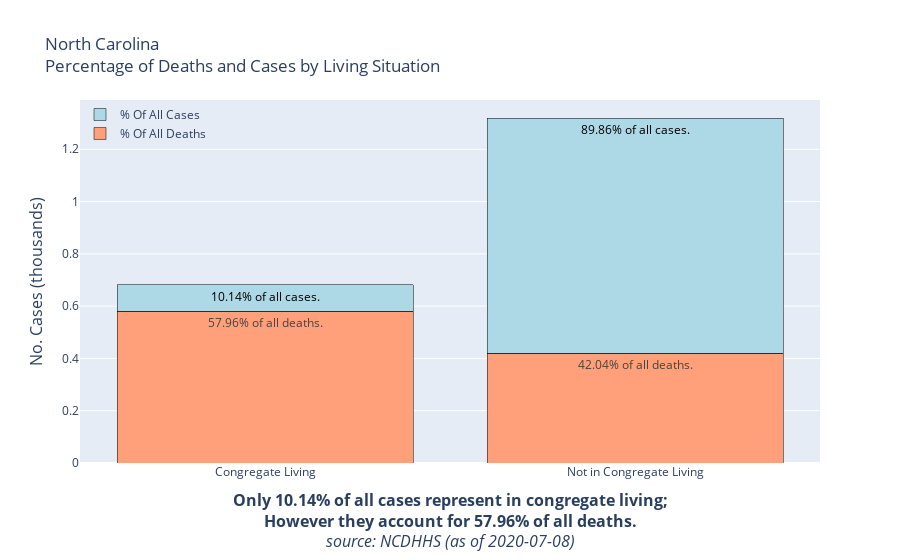

Notebook code cell kept with this figure:
### Code cell
import plotly.graph_objects as go
Total_Cases = '{:.2%}'.format(df_grouped.reset_index()['%TotalCases'][0])
Total_Deaths = '{:.2%}'.format(df_grouped.reset_index()['%TotalDeaths'][0])
Date = dt.date.today()
fig = go.Figure(data=[
    go.Bar(name = '% Of All Deaths', x=df_grouped.reset_index()['Congregate_Living'],
           y = df_grouped.reset_index()['%TotalDeaths'],
           text=['{:.2%}'.format(df_grouped.reset_index()['%TotalDeaths'][0])+' of all deaths.','{:.2%}'.format(df_grouped.reset_index()['%TotalDeaths'][1])+' of all deaths.'],
           marker_color='lightsalmon',
           textposition='inside',marker_line_color='black'),
    
    go.Bar(name = '% Of All Cases', x=df_grouped.reset_index()['Congregate_Living'],
           y = df_grouped.reset_index()['%TotalCases'],
           text=['{:.2%}'.format(df_grouped.reset_index()['%TotalCases'][0])+' of all cases.','{:.2%}'.format(df_grouped.reset_index()['%TotalCases'][1])+' of all cases.'],
           marker_color='lightblue',
           textposition='inside',marker_line_color='black', 
           textfont=dict(color="black"))
])
# Change the bar mode
fig.update_layout(barmode='stack', title = 'North Carolina<br>Percentage of Deaths and Cases by Living Situation',
    yaxis=dict(
        title='No. Cases (thousands)',
        titlefont_size=16,
        tickfont_size=12,
    ),
    xaxis=dict(
        title=f'<b>Only {Total_Cases} of all cases represent in congregate living;<br>However they account for {Total_Deaths} of all deaths.</b><br><i>source: NCDHHS (as of {Date})</i>',
        titlefont_size=16,
        tickfont_size=12,
    ),              
    legend=dict(
        x=0,
        y=1.0,
        bgcolor='rgba(255, 255, 255, 0)',
        bordercolor='rgba(255, 255, 255, 0)'
    ))

fig.show()
pio.write_html(fig, file='Deaths_Cases_Living_Situation.html', auto_open=False)

### Figure 1 — Plotly figure (JSON) as saved in the notebook; plotly's stock layout.template omitted (floating-point values rounded to 4 significant figures)
{"data": [{"marker": {"color": "lightsalmon", "line": {"color": "black"}}, "name": "% Of All Deaths", "text": ["57.96% of all deaths.", "42.04% of all deaths."], "textposition": "inside", "type": "bar", "x": ["Congregate Living", "Not in Congregate Living"], "y": [0.5796, 0.4204]}, {"marker": {"color": "lightblue", "line": {"color": "black"}}, "name": "% Of All Cases", "text": ["10.14% of all cases.", "89.86% of all cases."], "textfont": {"color": "black"}, "textposition": "inside", "type": "bar", "x": ["Congregate Living", "Not in Congregate Living"], "y": [0.1014, 0.8986]}], "layout": {"autosize": true, "barmode": "stack", "legend": {"bgcolor": "rgba(255, 255, 255, 0)", "bordercolor": "rgba(255, 255, 255, 0)", "x": 0, "y": 1}, "title": {"text": "North Carolina<br>Percentage of Deaths and Cases by Living Situation"}, "xaxis": {"autorange": true, "range": [-0.5, 1.5], "tickfont": {"size": 12}, "title": {"font": {"size": 16}, "text": "<b>Only 10.14% of all cases represent in congregate living;<br>However they account for 57.96% of all deaths.</b><br><i>source: NCDHHS (as of 2020-07-08)</i>"}, "type": "category"}, "yaxis": {"autorange": true, "range": [0, 1.388], "tickfont": {"size": 12}, "title": {"font": {"size": 16}, "text": "No. Cases (thousands)"}, "type": "linear"}}}
